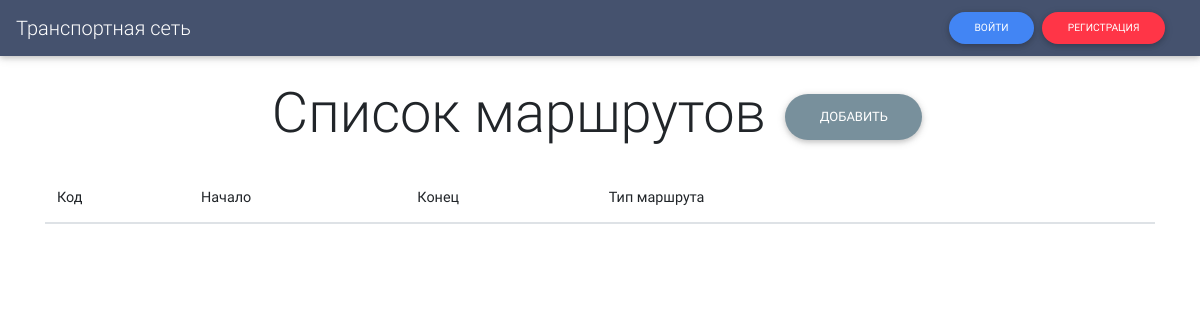
The app's page /routes/, older data.
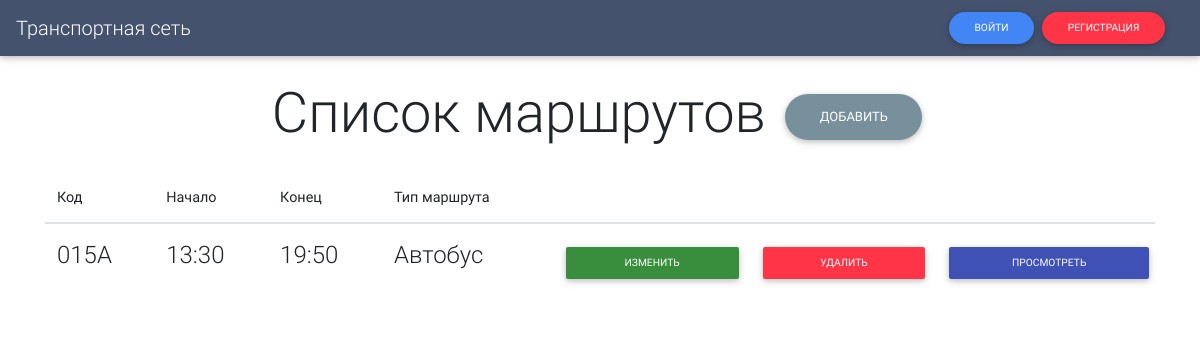
The same page, newer data.
### backend/models.py (models this page shows, shortened)
class Route(models.Model):
    BUS = 'BS'
    SHUTTLE = 'SE'
    TRAM = 'TM'
    TYPE_CHOICE = [
        (BUS, 'Автобус'),
        (SHUTTLE, 'Маршрутное такси'),
        (TRAM, 'Трамвай')
    ]
    code = models.CharField(max_length=50, unique=True)
    start = models.TimeField()
    end = models.TimeField()
    type_route = models.CharField(max_length=2, choices=TYPE_CHOICE, default=BUS)
    map_city = models.ImageField(default='maps/none.png', upload_to='maps', unique=True)

### backend/routes_view.py (the view)
# urls.py: path('routes/', routes_view.list_routes, name='list_routes'),
def list_routes(request):
    return render(request, 'routes/list_routes.html', context={'routes': Route.objects.filter(pk__gt=1).all()})

### backend/templates/routes/list_routes.html (shortened to what this page needs)
{% extends "layouts/main_layout.html" %}
{% block content %}
<div class='container d-flex justify-content-center flex-column'>
    <div class='p-4 display-4 text-center'>
        Список маршрутов <a class="btn btn-rounded btn-blue-grey" href='{{ fullurl }}/routes/add/'>Добавить </a>
    </div>
    <table class="table">
        <thead>
            <tr>
            <th scope="col">Код</th>
            <th scope="col">Начало</th>
            <th scope="col">Конец</th>
            <th scope="col">Тип маршрута</th>
            <th scope="col"></th>
            <th scope="col"></th>
            <th scope="col"></th>
            </tr>
        </thead>
        <tbody>
        {% for route in routes %}
        <tr>
            <th scope="row">
                <h4>
                {% if route.code == 'null' %}
                    -
                {% else %}
                {{route.code }}
                {% endif %}
                </h4>
            </th>
            <td><h4>{{ route.start|time:"H:i" }}</h4></td>
            <td><h4>{{ route.end|time:"H:i" }}</h4></td>
            <td><h4>{{ route.get_type_route_display }}</h4></td>
            <td>
                <a href='{{ fullurl }}/routes/edit/{{ route.id }}/' >
                    <button class='btn btn btn-dark-green btn-sm w-100'>Изменить</button>
                </a>
            </td>
            <td>
                <form method='POST' action="{{ fullurl }}/routes/del/{{ route.id }}/">
                    <button type="submit" class='btn btn btn-danger btn-sm w-100' >Удалить</button>
                </form>
            </td>
            <td>
                <a href='{{ fullurl }}/routes/detail/{{ route.id  }}/' >
                    <button class='btn btn btn-indigo btn-sm w-100'>Просмотреть</button>
                </a>
            </td>
        </tr>
        {% endfor %}
        </tbody>
    </table>
</div>
{% endblock %}

Row changes from the older to the newer data that the page shows:
added Route: code "015А", start "13:30", end "19:50", type_route "Автобус"
